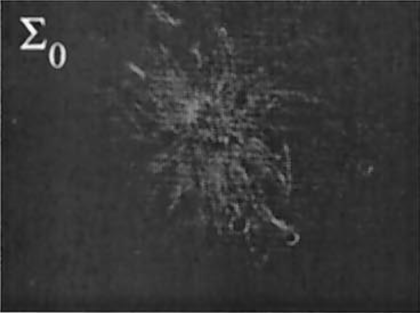
%> input picture pictures/ss_lightshot/I0.png, 420 x 313 px, shrunk from 1754 x 1308 before the run
$ octave three-frame-a.m   (GNU Octave 9; MATLAB toolbox functions it lacks are replaced by stand-ins)
%> lines starting %> are read from the running program, lines starting %| are printed output that depends on the picture
% Original THREE-FRAME ALGORITH

%% Clear and close everything
clear; close all; clc;

%% 2. Load the data
% [15 lines of commented-out code are left out]
I0 = imread('pictures/ss_lightshot/I0.png');
%> I0 is the input picture: size 313x420x3 uint8; min 16, max 254, mean 55
I1 = imread('pictures/ss_lightshot/I1.png');
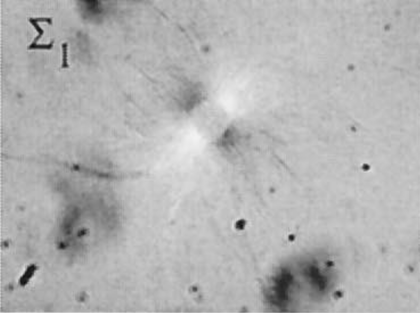
%> input picture pictures/ss_lightshot/I1.png, 420 x 313 px, shrunk from 1754 x 1308 before the run
%> I1 is the input picture: size 313x420x3 uint8; min 12, max 242, mean 179.4
I2 = imread('pictures/ss_lightshot/I2.png');
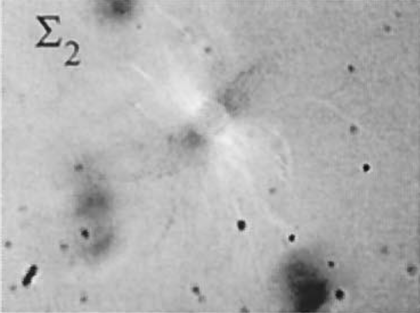
%> input picture pictures/ss_lightshot/I2.png, 420 x 313 px, shrunk from 1754 x 1308 before the run
%> I2 is the input picture: size 313x420x3 uint8; min 11, max 241, mean 177.1
I3 = imread('pictures/ss_lightshot/I3.png');
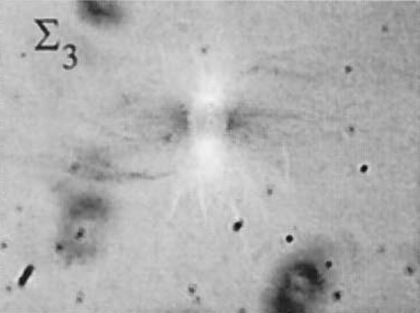
%> input picture pictures/ss_lightshot/I3.png, 420 x 313 px, shrunk from 1754 x 1308 before the run
%> I3 is the input picture: size 313x420x3 uint8; min 14, max 246, mean 176.2
I4 = zeros(size(I0));

% [10 lines of commented-out code are left out]
I1 = rgb2gray(I1);
%> I1: size 313x420 uint8
I2 = rgb2gray(I2);
%> I2: size 313x420 uint8
I3 = rgb2gray(I3);
%> I3: size 313x420 uint8
I4 = rgb2gray(I4);

I0 = im2double(I0);
%> I0: size 313x420x3 double
I1 = im2double(I1);
%> I1: size 313x420 double
I2 = im2double(I2);
%> I2: size 313x420 double
I3 = im2double(I3);
%> I3: size 313x420 double
I4 = im2double(I4);

% Obtain the size of the images
[height, width, channels] = size(I0);
%> height = 313; width = 420; channels = 3

% Define chi
chi = 10; % Degrees

% Create two matrix: delta and phi, both of them with the same size as the
% images. Delta represents the retardance and phi the azimuth.
delta = zeros(height, width);
phi = zeros(height, width);

% Create two matrix: A and B, both of them with the same size as the
% images. A and B are used to calculate the retardance and azimuth.
A = zeros(height, width);
B = zeros(height, width);

% Create two matrix: delta_d and phi_d, both of them with the same size as the
% images. Delta_d represents the retardance in degrees and phi_d the azimuth in degrees.
delta_d = zeros(height, width);
phi_d = zeros(height, width);

% Obtain the retardance and azimuth for each pixel
for i = 1:height
    for j = 1:width

        % Calculate A, B and denominator
        denominator = I1(i,j) + I2(i,j);

        A(i,j) = (I1(i,j) - I3(i,j)) / denominator;
        B(i,j) = (I2(i,j) - I3(i,j)) / denominator;

        % Calculate delta and phi
        delta(i,j) = 2 * atan( (sqrt(2*(A(i,j)^2 + B(i,j)^2)) / (1 +  sqrt(1 - (2*(A(i,j)^2 + B(i,j)^2))))) * tand(chi/2) );

        phi(i,j) = atan(A(i,j) / B(i,j) ) / 2 - 22.5;

    end
end
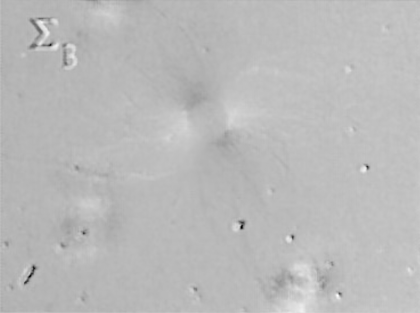
%> A: size 313x420 double; min -1.79, max 0.667, mean 0.00917; drawn with min black and max white
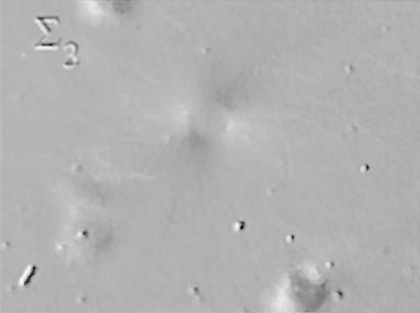
%> B: size 313x420 double; min -1.73, max 0.742, mean 0.00117; drawn with min black and max white
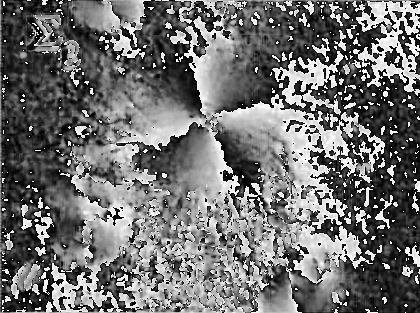
%> phi: size 313x420 double; 0.06% of the values are NaN or infinite; the others: min -23.29, max -21.71, mean -22.59; drawn with min black, max white, NaN and infinite black

% Obtain the retardance and azimuth in degrees for each pixel
% Use colormap, show colorbar, and set title
figure(1);
subplot(1,2,1);
imshow(delta_d, [0 1]);
colormap('gray');
colorbar;
title('Retardance  \Delta');

subplot(1,2,2);
imshow(phi_d);
colormap('gray');
colorbar;
title('Azimuth  \phi');
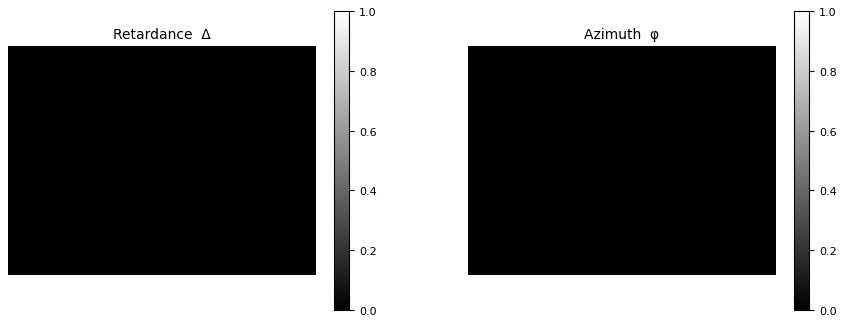
%> figure redrawn from the program's plot data, 2 panels
